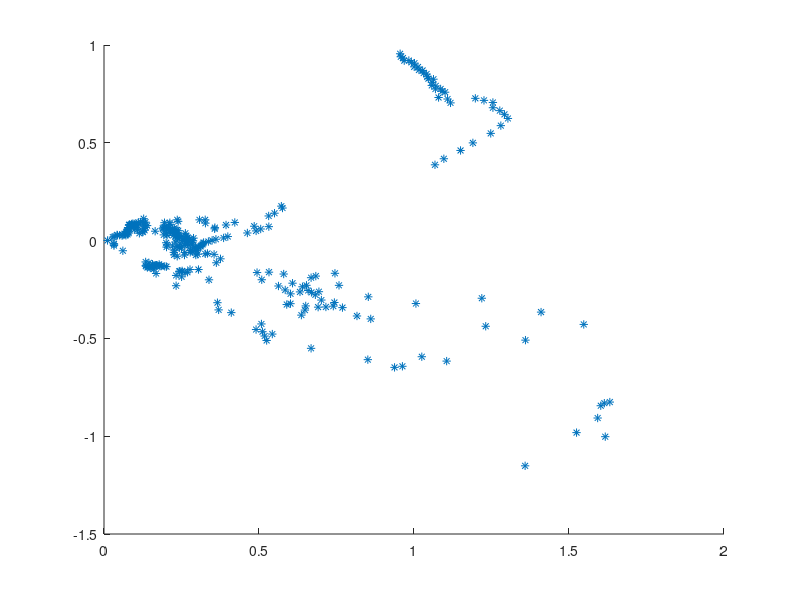

Here is the MATLAB script that generated this plot:
clc
clear

%q2
%Millimeter wave (mmWave) is a special class of radar technology that uses short- wavelength electromagnetic waves.
%millimeter wave technology allows transmission on frequencies between 30 GHz and 300 GHz

%the return time of a short infarred light pulse to be emitted and returned
%to teh sensor

%time of flight  =speedlight x time to return/2
%=3*10^8*t/2 

%load and store the data 'radar_202.csv' in raw_data
%be in form distance, angle
%raw_data = csvread('Sample1.csv');

%raw_data = importfile('Sample.csv');

%establish the number of angles and ranges in the data
file = fopen('gledata.txt', 'r');


angles = fscanf(file, '%i');
fclose(file);

file = fopen('lidar.txt', 'r');

time_intervals = fscanf(file, '%i');

fclose(file);

%number_of_data_sets = size(angles);


%create the  zero matrix of the same size of raw_data
%time_intervals = raw_data(:,1);

[num_angle_readings, ~] = size(angles);
[number_lidar_readings, ~] = size(time_intervals);

while(num_angle_readings ~= number_lidar_readings)
    
    [num_angle_readings, ~] = size(angles);
    [number_lidar_readings, ~] = size(time_intervals);
    
    if(num_angle_readings > number_lidar_readings)
       angles = angles(1:end-1); 
    elseif (num_angle_readings < number_lidar_readings)
        time_intervals = time_intervals(1:end-1);      
    end
    
    
    
    
end
    

maxvalue=max(angles);
minvalue=min(angles);
difference=maxvalue-minvalue;


angles = angles - minvalue;
angles = angles ./ (difference/100);
angles = angles .* 0.9;
angles = angles - 45;





%value for the speed of light
c=299792458;

%calculate the ranges by using the prior equation, multiplying time x
%speed, dividing by two and 10^9 to convert to metres
ranges= time_intervals .* c / (10^13);


%convert the range and angle to the x coordinate via r*cos(t)
x= ranges .* cosd(angles);

%convert the range and angle to the y coordinate via r*sin(t)
y=ranges .* sind(angles);


scatter(x,y,"*")
